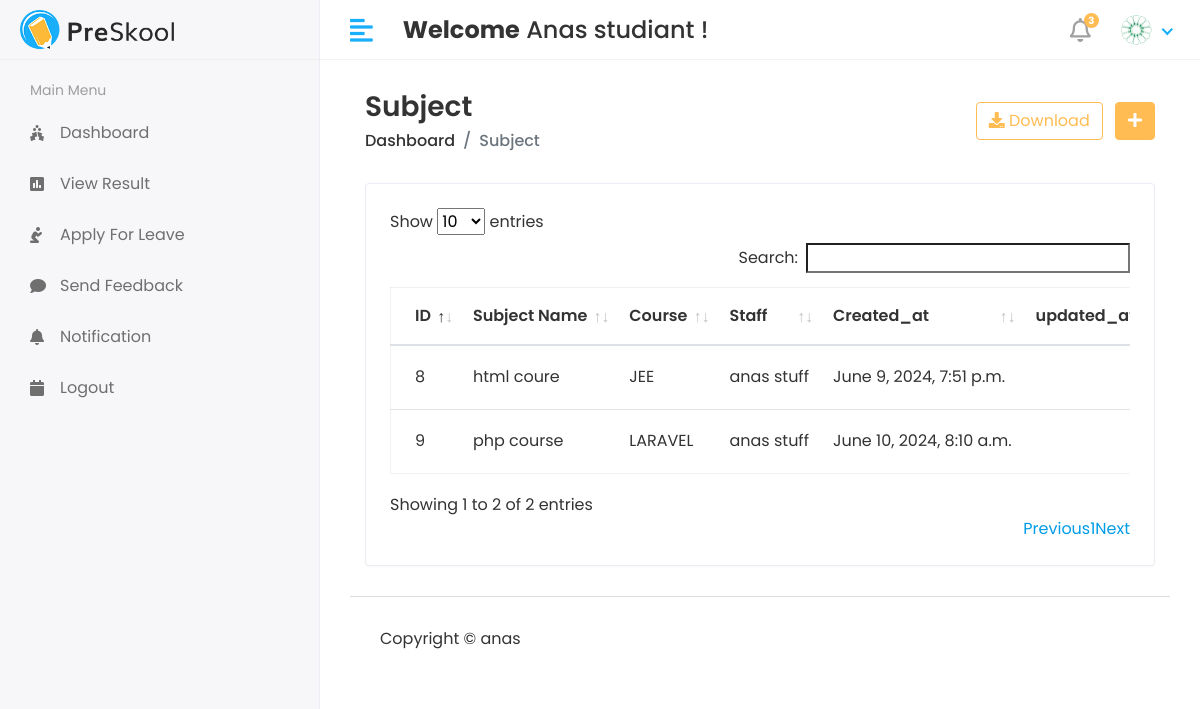
Screenshot of /Hod/Subject/View (signed in) with the database file from the repository.
### app/models.py (models this page shows, shortened)
class CustomUser(AbstractUser):
    USER = (
        (1,'HOD'),
        (2,'STAFF'),
        (3,'STUDENT'),
    )
    user_type = models.CharField(choices=USER,max_length=50,default=1)
    profile_pic = models.ImageField(upload_to='media/profile_pic')

class Subject(models.Model):
    name = models.CharField(max_length=100)
    course = models.ForeignKey(Course,on_delete=models.CASCADE)
    staff = models.ForeignKey(Staff,on_delete=models.CASCADE)
    created_at = models.DateTimeField(auto_now_add=True,null=True)
    update_at = models.DateTimeField(auto_now=True)

class Course(models.Model):
    name = models.CharField(max_length=100)
    created_at = models.DateTimeField(auto_now_add=True)
    updated_at = models.DateTimeField(auto_now=True)
    def __str__(self):
        return self.name

class Staff(models.Model):
    admin = models.OneToOneField(CustomUser,on_delete=models.CASCADE)
    address = models.TextField()
    gender = models.CharField(max_length=100)
    created_at = models.DateTimeField(auto_now_add=True)
    updated_at = models.DateTimeField(auto_now=True)

### student_management_system/Hod_Views.py (the view)
# urls.py: path('Hod/Subject/View',Hod_Views.VIEW_SUBJECT,name='view_subject'),
@login_required(login_url='/')
def VIEW_SUBJECT(request):
    subject = Subject.objects.all()
    context = {
        'subject':subject,
    }
    return render(request,'Hod/view_subject.html',context)

### templates/Hod/view_subject.html (shortened to what this page needs)
{% extends 'base.html' %}
{% block content %}
{% load static %}
<div class="content container-fluid">
   <div class="page-header">
      <div class="row align-items-center">
         <div class="col">
            <h3 class="page-title">Subject</h3>
            <ul class="breadcrumb">
               <li class="breadcrumb-item"><a href="index.html">Dashboard</a></li>
               <li class="breadcrumb-item active">Subject</li>
            </ul>
         </div>
         <div class="col-auto text-right float-right ml-auto">
            <a href="#" class="btn btn-outline-primary mr-2"><i class="fas fa-download"></i> Download</a>
            <a href="add-student.html" class="btn btn-primary"><i class="fas fa-plus"></i></a>
         </div>
      </div>
   </div>
   <div class="row">
      <div class="col-sm-12">
         <div class="card card-table">
            <div class="card-body">
               <div class="table-responsive">
                  <table id="table_id" class="table table-hover table-center mb-0">
                     <thead>
                        <tr>
                           <th>ID</th>
                           <th>Subject Name</th>
                           <th>Course</th>
                           <th>Staff</th>
                           <th>Created_at</th>
                           <th>updated_at</th>
                        </tr>
                     </thead>
                     <tbody>
                        {% for i in subject %}
                        <tr>
                           <td>{{i.id}}</td>
                           <td>{{i.name}}</td>
                           <td>{{i.course}}</td>
                           <td>{{i.staff.admin.first_name}} {{i.staff.admin.last_name}}</td>
                           <td>{{i.created_at}}</td>
                           <td>{{i.updated_at}}</td>
                        </tr>
                        {% endfor %}
                     </tbody>
                  </table>
               </div>
            </div>
         </div>
      </div>
   </div>
</div>
{% endblock %}

### templates/includes/header.html (shortened to what this page needs)
{% load static %}
<div class="header">
    <div class="header-left">
       <a href="index.html" class="logo">
       <img src="{% static 'assets/img/logo.png' %}" alt="Logo">
       </a>
    </div>
    <a href="javascript:void(0);" id="toggle_btn">
    <i class="fas fa-align-left"></i>
    </a>
    <div class="top-nav-search mt-3">
      <h4><strong>Welcome</strong>&nbsp;<span>{{user.first_name}} {{user.last_name}}</span>&nbsp;!</h4>
    </div>
    <ul class="nav user-menu">
       <li class="nav-item dropdown noti-dropdown">
          <a href="#" class="dropdown-toggle nav-link" data-toggle="dropdown">
          <i class="far fa-bell"></i> <span class="badge badge-pill">3</span>
          </a>
       </li>
       <li class="nav-item dropdown has-arrow">
            <a href="#" class="dropdown-toggle nav-link" data-toggle="dropdown">
                    {% if user.profile_pic == "" %}
                    <span class="user-img"><img class="rounded-circle" src="{% static 'assets/img/noimg.jpg' %}" width="31" alt="Ryan Taylor"></span>
                    {% else %}
                <span class="user-img"><img class="rounded-circle" src="/{{user.profile_pic}}" width="31" alt="Ryan Taylor"></span>
                    {% endif %}
            </a>
       </li>
    </ul>
 </div>

### static/assets/css/style.css (style rules this page uses)
html { height: 100%; }
body { background-color: #fff; color: #333; font-family: 'Poppins', sans-serif; font-size: 1rem; height: 100%; line-height: 1.5; overflow-x: hidden; }
h1, h2, h3, h4, h5, h6 { font-family: 'Poppins', sans-serif; margin-top: 0; }
a { color: #009ce7; }
input, button, a { transition: all 0.4s ease; -moz-transition: all 0.4s ease; -o-transition: all 0.4s ease; -ms-transition: all 0.4s ease; -webkit-transition: all 0.4s ease; }
ul, ol { padding: 0px; list-style: none; }
.table { color: #333; max-width: 100%; margin-bottom: 0; width: 100%; }
.table.dataTable { border-collapse: collapse !important; border: 1px solid rgba(0, 0, 0, 0.05); }
.table thead tr th { font-weight: 600; }
.table tbody tr { border-bottom: 1px solid rgba(0, 0, 0, 0.05); }
.table.table-center td, .table.table-center th { vertical-align: middle; }
.card-table .card-body .table > thead > tr > th { border-top: 0; }
.card-table .card-body .table tr td:first-child, .card-table .card-body .table tr th:first-child { padding-left: 1.5rem; }
.card-table .table td, .card-table .table th { border-top: 1px solid #e2e5e8; padding: 1rem 0.75rem; white-space: nowrap; }
.btn-primary { background-color: #FFBC53; border: 1px solid #FFBC53; }
.btn-outline-primary { color: #FFBC53; border-color: #FFBC53; }
.card { border: 1px solid #ececf5; box-shadow: 0 1px 3px 0 rgba(0, 0, 0, 0.03); margin-bottom: 1.875rem; }
.card-body { padding: 1.5rem; }
.header { background-color: #fff; border-bottom: 1px solid #f3f3f4; left: 0; position: fixed; right: 0; top: 0; z-index: 1001; height: 60px; }
.header .header-left { float: left; height: 60px; padding: 0 20px; position: relative; width: 320px; z-index: 1; transition: all 0.2s ease-in-out; background-color: #f7f7fa; border-bottom: 1px solid #efefef; border-right: 1px solid #ececf5; display: flex; align-items: center; }
.header .header-left .logo { display: inline-block; line-height: 60px; }
.header .header-left .logo img { max-height: 40px; width: auto; }
.header .dropdown-toggle:after { display: none; }
.header .has-arrow .dropdown-toggle:after { border-top: 0; border-left: 0; border-bottom: 2px solid #18aefa; border-right: 2px solid #18aefa; content: ''; height: 8px; display: inline-block; pointer-events: none; -webkit-transform-origin: 66% 66%; -ms-transform-origin: 66% 66%; transform-origin: 66% 66%; -webkit-transform: rotate(45deg); -ms-transform: rotate(45deg); transform: rotate(45deg); -webkit-transition: all 0.15s ease-in-out; transition: all 0.15s ease-in-out; width: 8px; vertical-align: 0px; }
.user-menu { float: right; margin: 0; position: relative; z-index: 99; padding-right: 15px; }
.user-menu.nav > li > a { color: #a0a0a0; font-size: 14px; line-height: 58px; padding: 0 15px; height: 60px; }
.user-img { margin-right: 3px; position: relative; }
.top-nav-search { float: left; margin-left: 15px; }
.page-header { margin-bottom: 1.875rem; }
.page-header .breadcrumb { background-color: transparent; color: #6c757d; font-size: 1rem; font-weight: 500; margin-bottom: 0; padding: 0; }
.page-header .breadcrumb a { color: #333; }
.page-title { font-size: 28px; font-weight: 600; color: #333; margin-bottom: 5px; }
.user-menu.nav > li > a .badge { background-color: #FFBC53; display: block; font-size: 10px; font-weight: bold; height: 15px; width: 15px; position: absolute; right: 7px; top: 13px; color: #fff; padding: 3px; }
.user-menu.nav > li > a > i { font-size: 1.5rem; line-height: 60px; }
@media (min-width: 992px) { #toggle_btn { align-items: center; color: #18aefa; display: inline-flex; float: left; font-size: 26px; height: 60px; justify-content: center; margin-left: 15px; padding: 0 15px; } }

### rows the page displays
CustomUser: first_name "Anas", last_name "studiant", profile_pic (picture)
Subject: id "8", name "html coure", course "JEE", staff.admin.first_name "anas", staff.admin.last_name "stuff", created_at "June 9, 2024, 7:51 p.m."
Subject: id "9", name "php course", course "LARAVEL", staff.admin.first_name "anas", staff.admin.last_name "stuff", created_at "June 10, 2024, 8:10 a.m."
